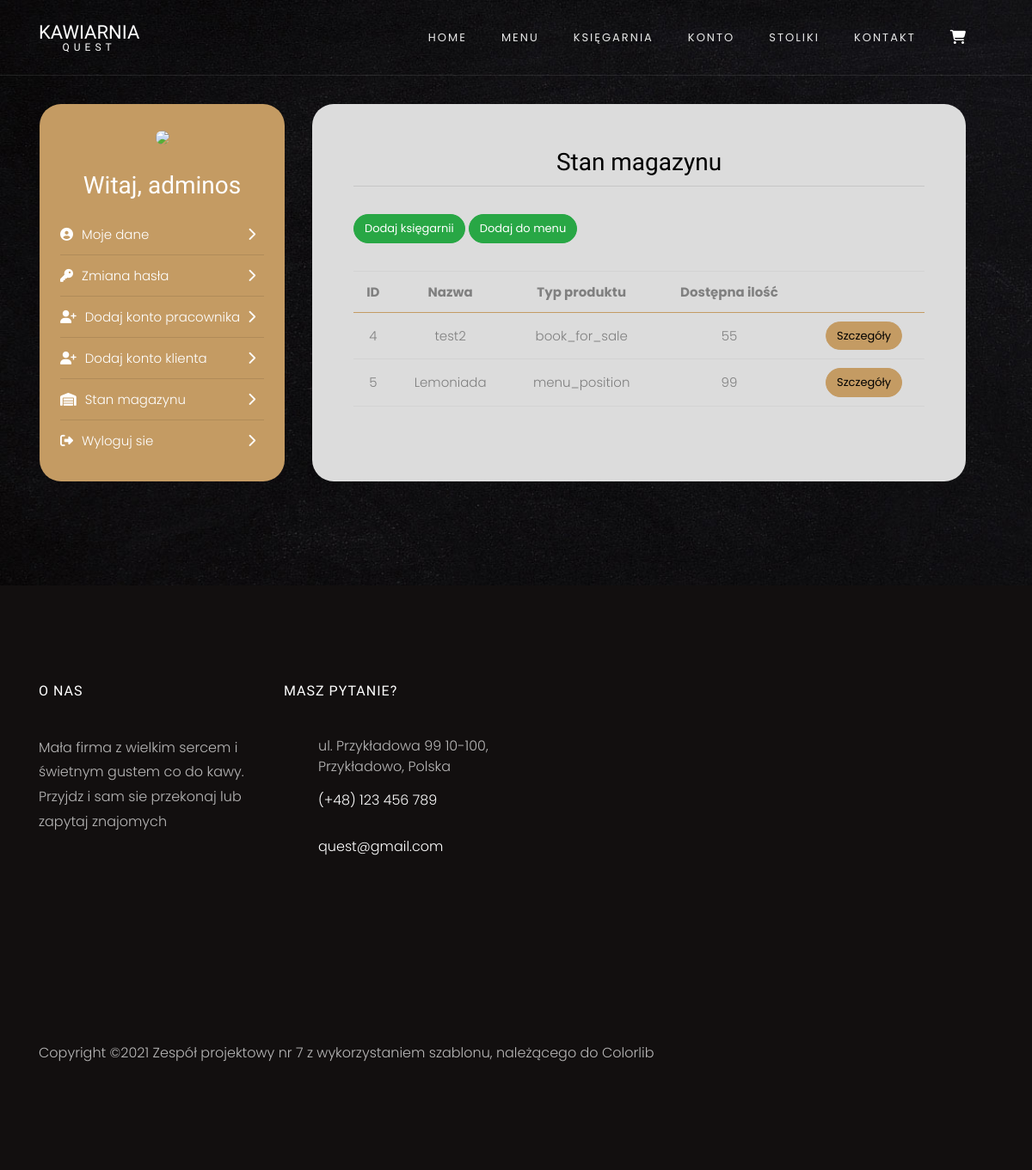
/magazyn (signed in), run on an earlier commit of the app's database.
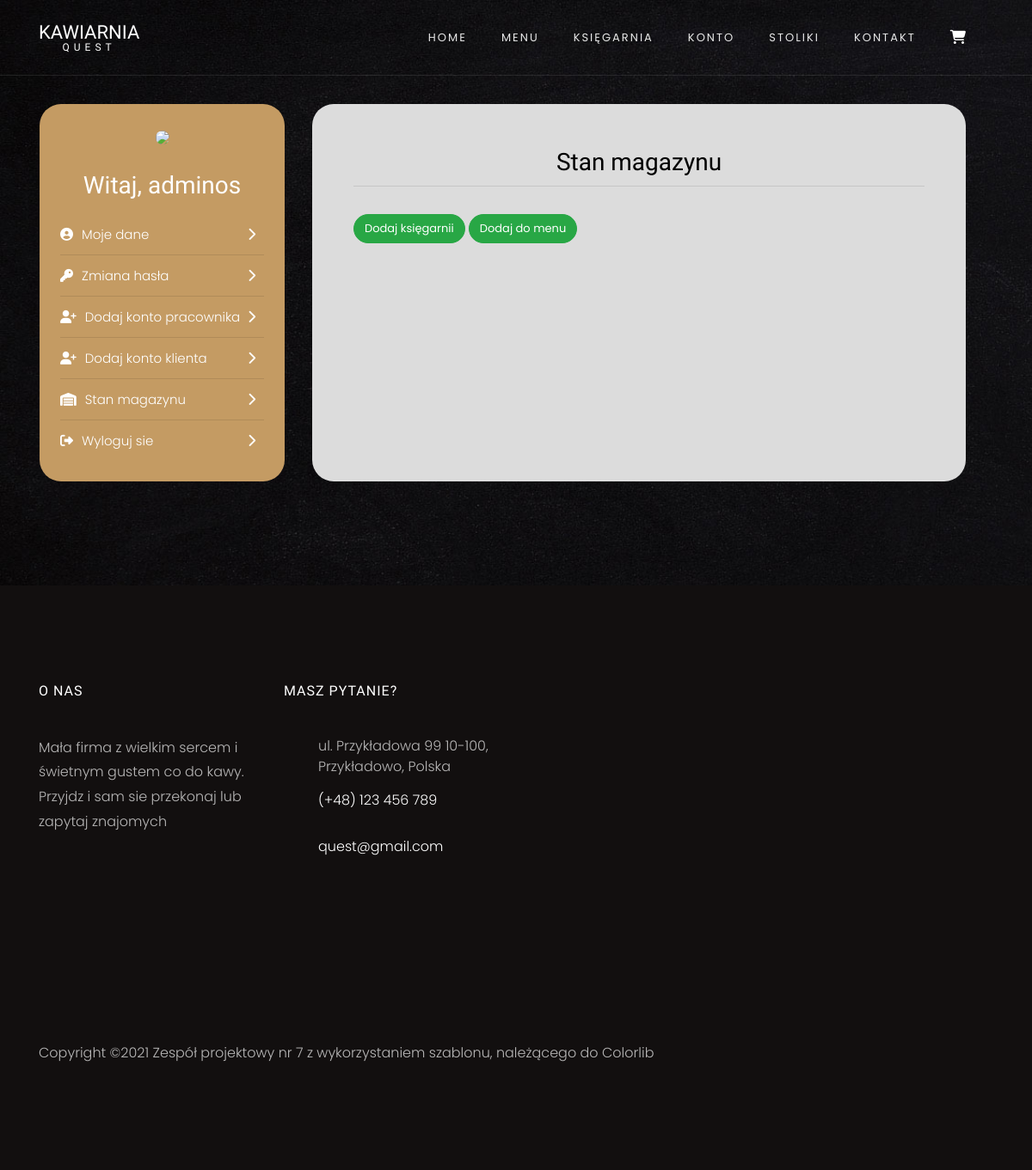
And on a later commit of the database.
### Quest/tabels.py (models this page shows)
class User(UserMixin, db.Model):
    __tablename__ = "users"
    id = db.Column(db.Integer, primary_key=True)
    login = db.Column(db.String(250), nullable=False)
    password = db.Column(db.String(250), nullable=False)
    first_name = db.Column(db.String(250), nullable=False)
    last_name = db.Column(db.String(250), nullable=False)
    email = db.Column(db.String(250), nullable=False)
    privileges = db.Column(db.String(250), nullable=False, server_default="User")
    client = relationship("Client", uselist=False, back_populates="user")
    worker = relationship("Worker", uselist=False, back_populates="user")

class Stock(db.Model):
    __tablename__ = "stock"
    id = db.Column(db.Integer, primary_key=True)
    number_in_stock = db.Column(db.Integer, nullable=False)
    article_type = db.Column(db.String(250), nullable=False)
    menu_position = relationship("Menu", uselist=False, back_populates="stock")
    book_info = relationship("BookInfo", uselist=False, back_populates="stock")
    book_for_sale = relationship("BookForSale", uselist=False, back_populates="stock")
    order_items = relationship("OrderItem", back_populates="stock")

class BookInfo(db.Model):
    __tablename__ = "books_info"
    id = db.Column(db.Integer, primary_key=True)
    title = db.Column(db.String(250), nullable=False)
    author = db.Column(db.String(250), nullable=False)
    publisher = db.Column(db.String(250), nullable=False)
    genre = db.Column(db.String(250), nullable=False, server_default="other")
    publish_date = db.Column(db.Integer, nullable=False, server_default="2000")
    description = db.Column(db.String(2000), nullable=True)
    image_url = db.Column(db.String(2000), nullable=True, server_default="https://miro.medium.com/max/1400/1*KOAfAOQ9FwAp9i2muTkGWw.png")
    stock_id = db.Column(db.Integer, db.ForeignKey('stock.id'))
    stock = relationship("Stock", back_populates="book_info")

class Menu(db.Model):
    __tablename__ = "menu"
    id = db.Column(db.Integer, primary_key=True)
    category = db.Column(db.String(50), nullable=False)
    name = db.Column(db.String(50), nullable=False)
    description = db.Column(db.String(250), nullable=True, server_default="Brak opisu")
    image_url = db.Column(db.String(2000), nullable=True, server_default="https://miro.medium.com/max/1400/1*KOAfAOQ9FwAp9i2muTkGWw.png")
    price = db.Column(db.Numeric(10, 2), nullable=False)
    stock_id = db.Column(db.Integer, db.ForeignKey('stock.id'))
    stock = relationship("Stock", back_populates="menu_position")

### Quest/routes.py (the view)
@app.route("/magazyn")
@login_required
@admin_and_worker_only
def check_stock():
    all_in_stock = db.session.query(Stock).all()
    return render_template("account/stock.html", products=all_in_stock)

### Quest/routes.py (called while the page is built)
@login_manager.user_loader
def load_user(user_id):
    return db.session.query(User).get(user_id)

def admin_and_worker_only(f):
    @wraps(f)
    def decorated_fun(*args, **kwargs):
        if current_user.privileges == "Worker" or current_user.privileges == "Admin":
            return f(*args, **kwargs)
        else:
            return abort(403)
    return decorated_fun

### Quest/templates/account/stock.html (shortened to what this page needs)
{% extends "account/account.html" %}
{% block head %}
{{ super() }}
{% endblock %}
{% block account_page %}
<h3 class="text-center mb-2" style="color:black">Stan magazynu</h3>
<hr>
<div class="my-3 py-3">
    <a class="btn btn-success" href="{{url_for('new_book_for_sale', referrer='check_stock')}}"
       style="border-radius:25px;">Dodaj księgarnii</a>
    <a class="btn btn-success" href="{{url_for('new_menu_item',referrer='check_stock')}}" style="border-radius:25px;">Dodaj
        do menu</a>
</div>
{% if products != [] %}
<div class="overflow-auto res">
    <table>
        <thead>
        <tr>
            <th scope="col">ID</th>
            <th scope="col">Nazwa</th>
            <th scope="col">Typ produktu</th>
            <th scope="col">Dostępna ilość</th>
            <th scope="col"></th>
        </tr>
        </thead>
        <tbody>
        {% for product in products %}
        <tr>
            <td>{{ product.id }}</td>
            <td>{% if product.article_type == 'menu_position' %} {{product.menu_position.name}} {% endif %}
                {% if product.article_type == 'book_for_sale' %} {{product.book_info.title}} {% endif %}
            </td>
            <td>{{ product.article_type }}</td>
            <td>{{ product.number_in_stock }}</td>
            <td>
                <a class="btn btn-primary" href="{{url_for('check_stock_details', stock_id=product.id)}}"
                   style="border-radius: 25px; color:black">Szczegóły</a>
            </td>
        </tr>
        {% endfor %}
        </tbody>
    </table>
</div>
{% endif %}
{% endblock %}

### Quest/templates/account/account.html (shortened to what this page needs)
{% import "bootstrap/wtf.html" as wtf %}
{% extends "base.html" %}
{% block head %}
{{ super() }}
{% endblock %}
{% block content %}
<section class="ftco-section contact-section">
    <div class="container">
        <div class="row">
            <div class="col-xl-3 col-lg-4  p-4 m-3 text-center" style="background-color:#c49b63; border-radius: 25px;">
                <img src="https://www.w3schools.com/howto/img_avatar.png" style="width:100px; border-radius: 50px;">
                <h3 class="my-4">Witaj, {{current_user.first_name}}</h3>
                {% if current_user.privileges == "Admin"%}
                <a href="{{url_for('account_data')}}" style="color:white"><p><i class="fas fa-user-circle"></i>Moje dane<span style="float:right;"><i class="fas fa-chevron-right"></i></span></p></a>
                <hr>
                <a href="{{url_for('account_password')}}" style="color:white"><p><i class="fas fa-key"></i>Zmiana hasła<span style="float:right;"><i class="fas fa-chevron-right"></i></span></p></a>
                <hr>
                <a href="{{url_for('create_new_worker')}}" style="color:white"><p><i class="fas fa-user-plus"></i>Dodaj konto pracownika<span style="float:right;"><i class="fas fa-chevron-right"></i></span></p></a>
                <hr>
                <a href="{{url_for('create_new_client')}}" style="color:white"><p><i class="fas fa-user-plus"></i>Dodaj konto klienta<span style="float:right;"><i class="fas fa-chevron-right"></i></span></p></a>
                <hr>
                <a href="{{url_for('check_stock')}}" style="color:white"><p><i class="fas fa-warehouse"></i>Stan magazynu<span style="float:right;"><i class="fas fa-chevron-right"></i></span></p></a>
                <hr>
                {% endif %}
                <a href="{{url_for('logout')}}" style="color:white"><p><i class="fas fa-sign-out-alt"></i>Wyloguj sie<span style="float:right;"><i class="fas fa-chevron-right"></i></span></p></a>
            </div>
            <div class="col-xl-8 col-lg-7 p-5 m-3" style="background-color:Gainsboro; border-radius: 25px; max-height:700px; overflow:auto;">
                {% block account_page %}
                {% endblock %}
            </div>
        </div>
    </div>
</section>
{% endblock %}

### Quest/templates/base.html (shortened to what this page needs)
<!DOCTYPE html>
<html lang="en">
<head>
    {% block head%}
    <link rel="stylesheet" href="{{ url_for('static', filename='css/open-iconic-bootstrap.min.css') }}">
    <link rel="stylesheet" href="{{ url_for('static', filename='css/animate.css') }}">
    <link rel="stylesheet" href="{{ url_for('static', filename='css/owl.carousel.min.css') }}">
    <link rel="stylesheet" href="{{ url_for('static', filename='css/owl.theme.default.min.css') }}">
    <link rel="stylesheet" href="{{ url_for('static', filename='css/magnific-popup.css') }}">
    <link rel="stylesheet" href="{{ url_for('static', filename='css/aos.css') }}">
    <link rel="stylesheet" href="{{ url_for('static', filename='css/ionicons.min.css') }}">
    <link rel="stylesheet" href="{{ url_for('static', filename='css/bootstrap-datepicker.css') }}">
    <link rel="stylesheet" href="{{ url_for('static', filename='css/jquery.timepicker.css') }}">
    <link rel="stylesheet" href="{{ url_for('static', filename='css/flaticon.css') }}">
    <link rel="stylesheet" href="{{ url_for('static', filename='css/icomoon.css') }}">
    <link rel="stylesheet" href="{{ url_for('static', filename='css/style.css') }}">
    {% endblock %}
</head>
<body>
<nav class="navbar navbar-expand-lg navbar-dark ftco_navbar bg-dark ftco-navbar-light" id="ftco-navbar">
    <div class="container">
        <a class="navbar-brand" href="{{url_for('home')}}">Kawiarnia<small>Quest</small></a>
        <div class="collapse navbar-collapse" id="ftco-nav">
            <ul class="navbar-nav ml-auto">
                <li class="nav-item {% if request.endpoint=='home' %}active{%endif %}">
                    <a href="{{ url_for('home') }}" class="nav-link">Home</a>
                </li>
                <li class="nav-item {% if request.endpoint=='menu' %}active{%endif %}">
                    <a href="{{ url_for('menu') }}" class="nav-link">Menu</a>
                </li>
                <li class="nav-item {% if request.endpoint=='bookshop' %}active{%endif %}">
                    <a href="{{ url_for('bookshop') }}" class="nav-link">Księgarnia</a>
                </li>
                <li class="nav-item {% if request.endpoint=='account' %}active{%endif %}">
                    <a href="{{ url_for('account') }}" class="nav-link">Konto</a>
                </li>
                <li class="nav-item {% if request.endpoint=='tables' %}active{%endif %}">
                    <a href="{{ url_for('tables') }}" class="nav-link">Stoliki</a>
                </li>
                <li class="nav-item {% if request.endpoint=='contact' %}active{%endif %}">
                    <a href="{{ url_for('contact') }}" class="nav-link">Kontakt</a>
                </li>
                <li class="nav-item cart {% if request.endpoint=='cart' %}active{%endif %}">
                    <a href="{{ url_for('cart') }}" class="nav-link">
                    </a>
                </li>
            </ul>
        </div>
    </div>
</nav>
{% block content %}
{% endblock %}
<footer class="ftco-footer ftco-section img">
    <div class="container">
        <div class="row mb-5 ">
            <div class="col-lg-3 col-md-6 mb-5 mb-md-5">
                <div class="ftco-footer-widget mb-4">
                    <h2 class="ftco-heading-2">O nas</h2>
                    <p>Mała firma z wielkim sercem i świetnym gustem co do kawy. Przyjdz i sam sie przekonaj lub zapytaj
                        znajomych</p>
                    <ul class="ftco-footer-social list-unstyled float-md-left float-lft mt-5">
                    </ul>
                </div>
            </div>
            <div class="col-lg-3 col-md-6 mb-5 mb-md-5">
                <div class="ftco-footer-widget mb-4">
                    <h2 class="ftco-heading-2">Masz pytanie?</h2>
                    <div class="block-23 mb-3">
                        <ul>
                            <li><span class="icon icon-map-marker"></span><span class="text">ul. Przykładowa 99 10-100, Przykładowo, Polska</span>
                            </li>
                            <li><a href="#"><span class="icon icon-phone"></span><span
                                    class="text">(+48) 123 456 789</span></a></li>
                            <li><a href="#"><span class="icon icon-envelope"></span><span
                                    class="text">quest@gmail.com</span></a></li>
                        </ul>
                    </div>
                </div>
            </div>
        </div>
        <div class="row">
            <div class="col-md-12 text-center">
                <p>
                    Copyright &copy;<script>document.write(new Date().getFullYear());</script>
                    Zespół projektowy nr 7 z wykorzystaniem szablonu, należącego do <a href="https://colorlib.com"
                                                                                       target="_blank">Colorlib</a>
                    </p>
            </div>
        </div>
    </div>
</footer>
</body>
</html>

### Quest/static/css/icomoon.css (style rules this page uses)
[class^="icon-"], [class*=" icon-"] { font-family: 'icomoon' !important; speak: none; font-style: normal; font-weight: normal; font-variant: normal; text-transform: none; line-height: 1; -webkit-font-smoothing: antialiased; -moz-osx-font-smoothing: grayscale; }
.icon-map-marker:before { content: "\f041"; }
.icon-phone:before { content: "\f095"; }
.icon-envelope:before { content: "\f0e0"; }

### Quest/templates/account/account.html (style rules this page uses)
hr { margin:0; }
p { margin:10px 0; text-align: left; }
i { color:white; margin-right:10px; }

What changed in the data, as far as the page shows it:
removed Stock: id "4", book_info "test2", article_type "book_for_sale", number_in_stock "55"
removed Stock: id "5", menu_position.name "Lemoniada", article_type "menu_position", number_in_stock "99"
Also different on the page:
text no longer shown: "ID Nazwa Typ produktu Dostępna ilość"
